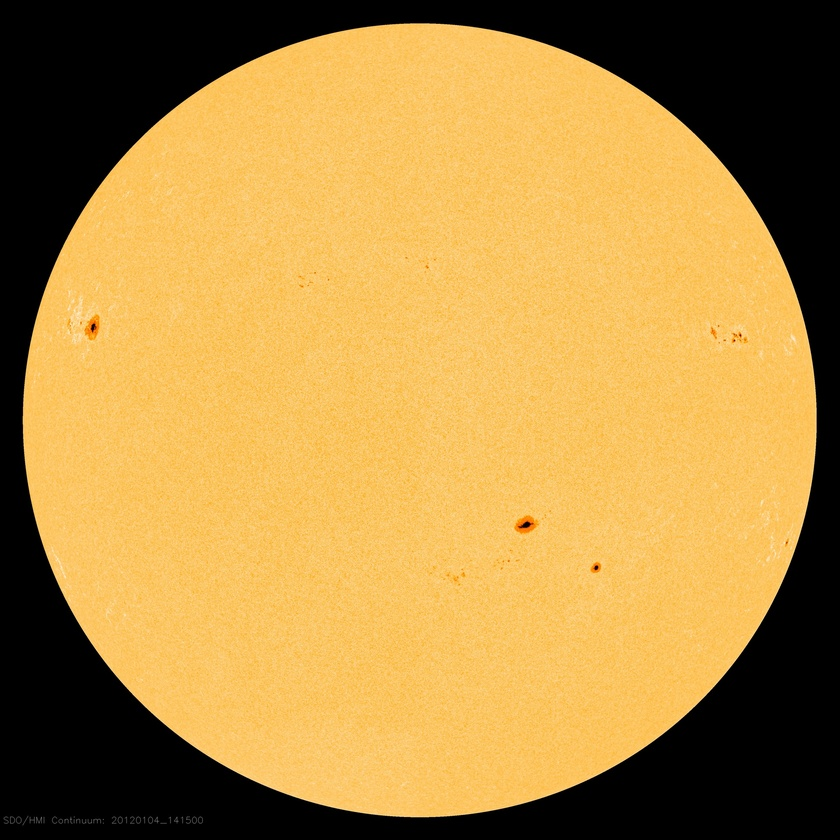
#> input picture example_images/hmiif/20120104_141500_2048_HMIIF.jpg, 840 x 840 px, shrunk from 2048 x 2048 before the run; its folder holds only this picture in this run
$ python SDO_intensity_to_dict.py
#> lines starting #> are read from the running program, lines starting #| are printed output that depends on the picture; after the words box and inside, x2 and y2 are one past the last pixel; in counts of white or black regions, pixels touching at a corner belong together
import os, glob, math
import numpy as np
import cv2 as cv
from sklearn.cluster import DBSCAN

from astropy.time import Time
from astropy import units as u
from astropy.coordinates import SkyCoord
from sunpy.coordinates import frames
from sunpy.coordinates import sun
from sunpy.coordinates.ephemeris import get_horizons_coord


# ============== 설정 ==============
IN = r'D:\SDO\image\hmiif'                 # 이미지 폴더
OUT_BASE = r'D:\SDO\image\hmiif\mask_overlays'   # 출력 저장 루트
os.makedirs(OUT_BASE, exist_ok=True)

# ============== 공용 유틸 ==============
def gray(x): return cv.cvtColor(x, cv.COLOR_BGR2GRAY)
def as_unit(x): return x.astype(np.uint8)                  # 이진화할 때 (마스킹)
def as_float(x): return x.astype(np.float32)               # 계산할 때 (통계)
def zero_img(x): return np.zeros_like(x, dtype=np.uint8)   # 마스킹 바탕


def obstime_from_name(img_name: str):   # 사진 불러오기
    """
    기대 형식: YYYYMMDD_HHMMSS*.jpg
    예: 20250819_172300_sdo.jpg
    """
    base_name = os.path.basename(img_name)
    splt = os.path.splitext(base_name)[0]
    yyyy = splt[0:4]; mm = splt[4:6]; dd = splt[6:8]
    hh   = splt[9:11]; mi = splt[11:13]; ss = splt[13:15]
    obstime = f"{yyyy}-{mm}-{dd} {hh}:{mi}:{ss}"
    return obstime


# ================================================
# ============== (2) 태양 흑점 마스킹 ==============
# ================================================
def sundisk_mask_from_img(g):
    """Otsu 이진화로 전처리 후, 가장 큰 컨투어의 타원으로 태양disk 중심/반경 산출"""
    # 전처리
    _, by = cv.threshold(g, 0, 255, cv.THRESH_BINARY + cv.THRESH_OTSU)
    by = cv.morphologyEx(by, cv.MORPH_CLOSE, np.ones((3,3), np.uint8), 2)   # 구멍 메꾸기
    by = cv.medianBlur(by, 3)

    # 가장 큰 컨투어 선택
    contours, _ = cv.findContours(by, cv.RETR_EXTERNAL, cv.CHAIN_APPROX_SIMPLE)
    if not contours:
        raise RuntimeError("태양 원반 컨투어를 찾지 못했습니다.")
    disk_cnt = max(contours, key=cv.contourArea)
    a_disk = cv.contourArea(disk_cnt)
    r_disk = math.sqrt(a_disk / np.pi)   # 면적 기반 반지름 pix

    # 타원 피팅 마스크
    (cx, cy), (_, _), ang = cv.fitEllipse(disk_cnt)
    c_disk = (int(round(cx)), int(round(cy)))
    disk_mask = zero_img(g)
    cv.drawContours(disk_mask, [disk_cnt], -1, 255, -1)

    # 5픽셀 안쪽부터 침식(채우기)
    kernel = cv.getStructuringElement(cv.MORPH_ELLIPSE, (7,7))  # ≈ 3 px
    disk_mask_safe = cv.erode(disk_mask, kernel, iterations=1)

    return a_disk, r_disk, c_disk, disk_mask, disk_mask_safe


def sunspot_mask_from_disk(g, disk_mask, disk_mask_safe):
    """중앙값 기반 로버스트 통계 이진화로 전처리 후, 임계값으로 흑점 암부/반암부 구별"""
    # 전처리
    disk_val = as_float(g[disk_mask > 0])     # 태양 컨투어 내부만
    med = np.median(disk_val)                 # 평균 대신 중앙값
    MAD = np.median(np.abs(disk_val - med))   # 표준편차 대신 중앙값 절대 편차
    sigma = 1.4826 * MAD + 1e-6               # 정규분포일 때 표준편차의 로버스트 추정치

    # 마스크 생성
    Tu = med - 11*sigma   # umbra 임계값 (이거보단 어두워야 함)
    umbra_mask = zero_img(g)
    umbra_mask[(disk_mask>0) & (g < Tu)] = 255
    umbra_mask = cv.bitwise_and(umbra_mask, disk_mask_safe)

    Tp = med - 6*sigma   # penumbra 임계값 (이거보단 어두워야 함)
    penum_mask = zero_img(g)
    penum_mask[(disk_mask>0) & (g >= Tu) & (g < Tp)] = 255
    penum_mask = cv.bitwise_and(penum_mask, disk_mask_safe)

    return umbra_mask, penum_mask


def save_masks(in_dir):
    """mask 이미지 저장"""
#> called with in_dir = 'D:\\SDO\\image\\hmiif'
    OUT_DIRS = {"disk":  os.path.join(OUT_BASE, "disk_mask"),
                "umbra": os.path.join(OUT_BASE, "umbra_mask"),
                "penum": os.path.join(OUT_BASE, "penum_mask")}
    for d in OUT_DIRS.values():
        os.makedirs(d, exist_ok=True)

    paths = glob.glob(os.path.join(in_dir, "*.jpg"))   # 폴더안 모든 jpg 경로 불러오기
    for p in paths:
        img = cv.imread(p, cv.IMREAD_COLOR)
#> img is the input picture: shape (840, 840, 3); mean B, G, R 69.1, 138.8, 175.8
        g = gray(img)
#> in gray, `def gray(x): return cv.cvtColor(x, cv.COLOR_BGR2GRAY)`:
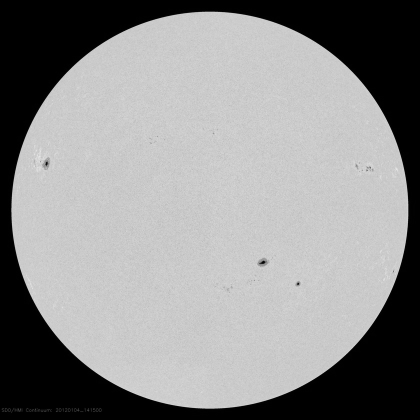
#> returned value: shape (840, 840) (shown at 1/2 size); min 0, max 237, mean 141.9
        base_name = os.path.splitext(os.path.basename(p))[0]   # 이미지 이름만

        _, _, _, disk_mask, disk_mask_safe = sundisk_mask_from_img(g)
#> in sundisk_mask_from_img, `_, by = cv.threshold(g, 0, 255, cv.THRESH_BINARY + cv.THRESH_OTSU)`:
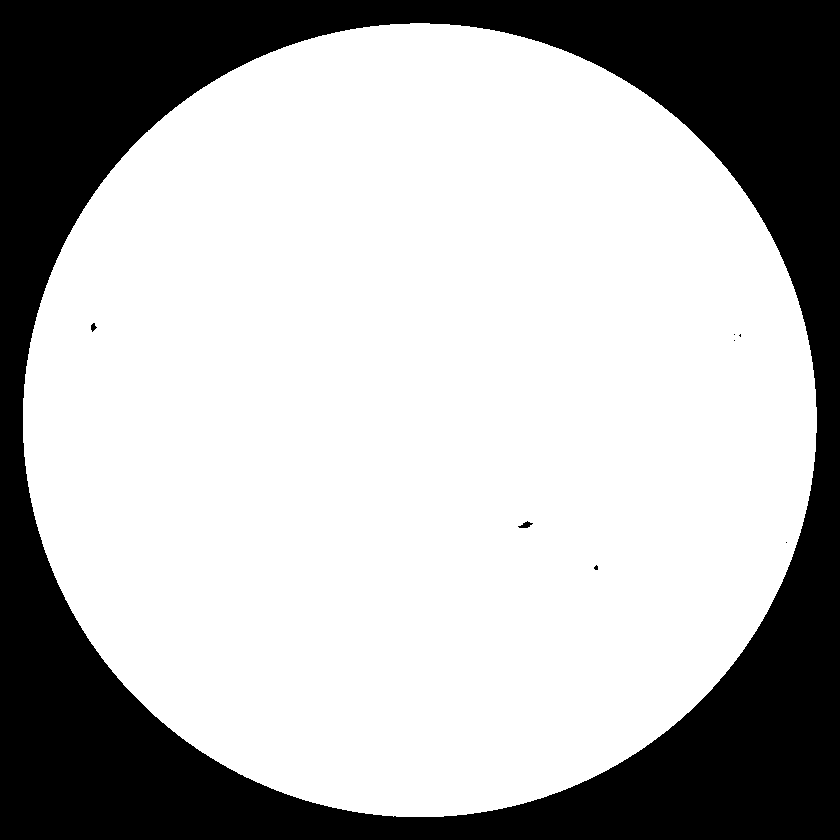
#> by: shape (840, 840); 70.1% white; 8 black regions (5 under 20 px), largest, box (x1, y1, x2, y2) and area: (0, 0, 840, 840) 210543, (518, 521, 533, 528) 55, (91, 323, 97, 332) 32
#> in sundisk_mask_from_img, `contours, _ = cv.findContours(by, cv.RETR_EXTERNAL, cv.CHAIN_APPROX_SI..`: contours = 1 contour; box (x1, y1, x2, y2) and area: (23, 23, 817, 817) 493936
#> in sundisk_mask_from_img, `disk_cnt = max(contours, key=cv.contourArea)`: disk_cnt = contour of 1126 points, box (x1, y1, x2, y2) (23, 23, 817, 817), area 493936
#> in sundisk_mask_from_img, `a_disk = cv.contourArea(disk_cnt)`: a_disk = 493936.5
#> in sundisk_mask_from_img, `r_disk = math.sqrt(a_disk / np.pi)`: r_disk = 396.5
#> in sundisk_mask_from_img, `(cx, cy), (_, _), ang = cv.fitEllipse(disk_cnt)`: cx = 419.3; cy = 419.8; ang = 20.06
#> in sundisk_mask_from_img, `c_disk = (int(round(cx)), int(round(cy)))`: c_disk = (419, 420)
#> in sundisk_mask_from_img, `disk_mask_safe = cv.erode(disk_mask, kernel, iterations=1)`:
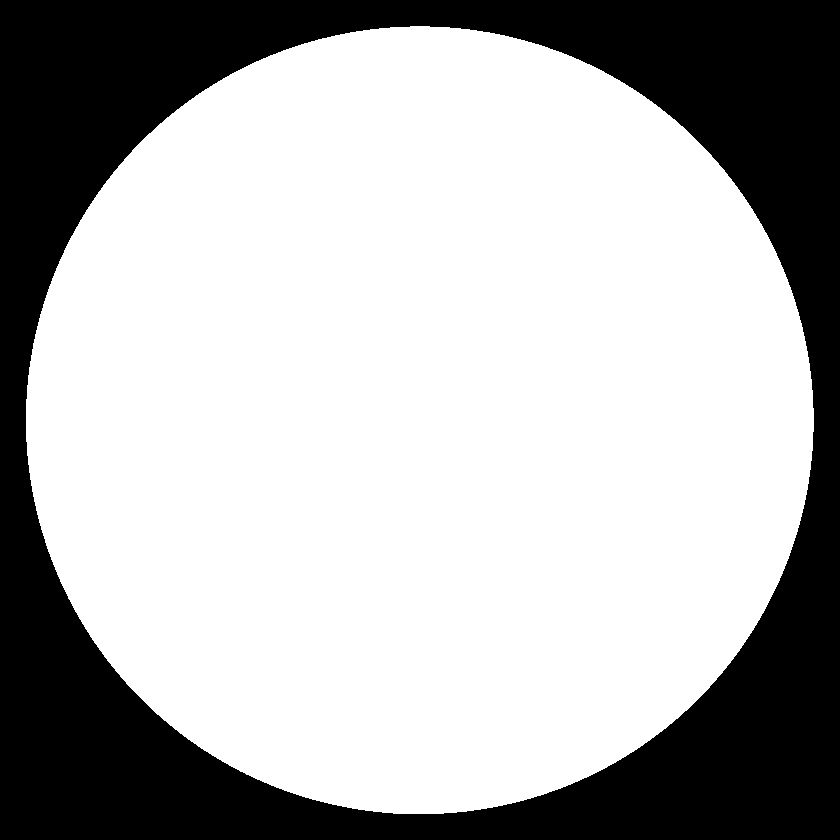
#> disk_mask_safe: shape (840, 840); 69.1% white; 1 black region, box (x1, y1, x2, y2) and area: (0, 0, 840, 840) 217900
        umbra_mask, penum_mask = sunspot_mask_from_disk(g, disk_mask, disk_mask_safe)
#> in sunspot_mask_from_disk, `med = np.median(disk_val)`: med = 202
#> in sunspot_mask_from_disk, `MAD = np.median(np.abs(disk_val - med))`: MAD = 3
#> in sunspot_mask_from_disk, `sigma = 1.4826 * MAD + 1e-6`: sigma = 4.45
#> in sunspot_mask_from_disk, `Tu = med - 11*sigma`: Tu = 153.1
#> in sunspot_mask_from_disk, `umbra_mask[(disk_mask>0) & (g < Tu)] = 255`:
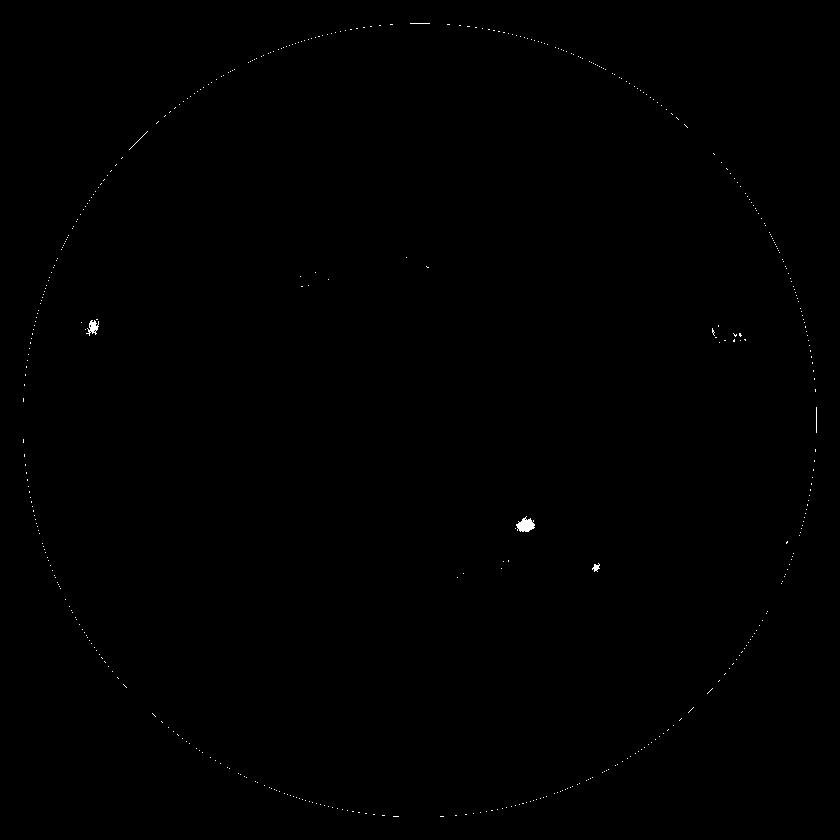
#> umbra_mask: shape (840, 840); 0.14% white in thin lines or dots, all inside (x1, y1, x2, y2) = (23, 23, 817, 817)
#> in sunspot_mask_from_disk, `Tp = med - 6*sigma`: Tp = 175.3
#> in sunspot_mask_from_disk, `penum_mask[(disk_mask>0) & (g >= Tu) & (g < Tp)] = 255`:
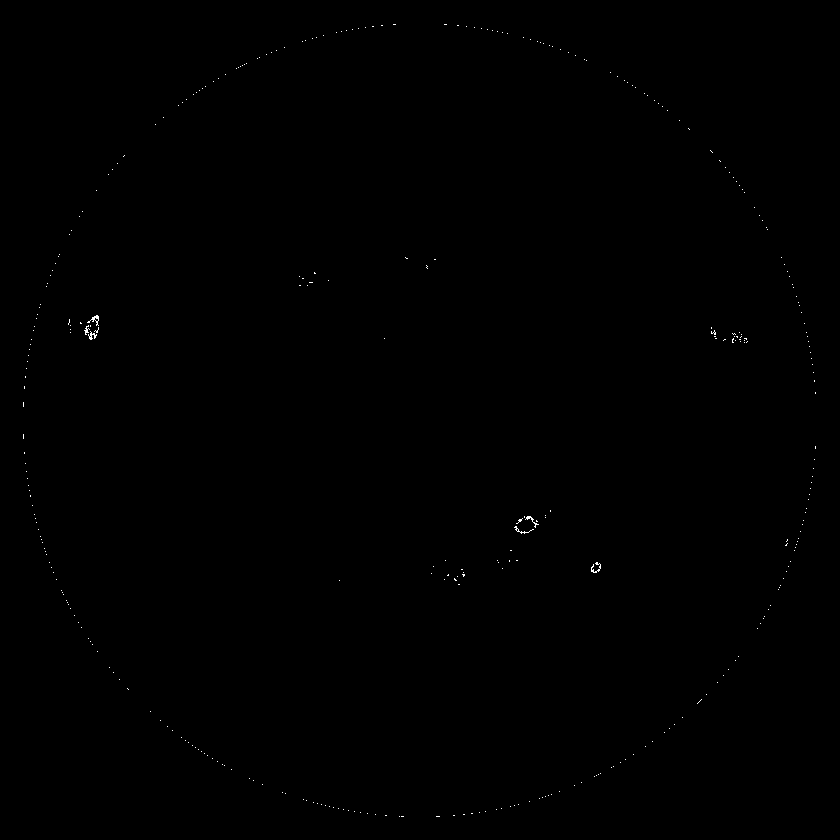
#> penum_mask: shape (840, 840); 0.1% white in thin lines or dots, all inside (x1, y1, x2, y2) = (23, 24, 816, 817)

        cv.imwrite(os.path.join(OUT_DIRS["disk"],  base_name + "_disk.jpg"),  disk_mask)
        cv.imwrite(os.path.join(OUT_DIRS["umbra"], base_name + "_umbra.jpg"), umbra_mask)
        cv.imwrite(os.path.join(OUT_DIRS["penum"], base_name + "_penum.jpg"), penum_mask)
    print(f"✅ 완료: {len(paths)}장 처리됨")


# ============================================
# ============== (3) 흑점 군집화 ==============
# ============================================
def cluster_dbscan(umbra_mask, penum_mask):
    """umbra&penum 합친 마스크를 기반으로 포인트를 추출해서 DBSCAN 군집화"""
    spot_mask = cv.bitwise_or(umbra_mask, penum_mask)           # 합치기
    spot_mask = cv.dilate(spot_mask, cv.getStructuringElement(  # 살짝 팽창 (반암부 연결)
                              cv.MORPH_ELLIPSE,(5,5)), iterations=1)
    ys, xs = np.where(spot_mask > 0)
    points = np.stack([xs, ys], axis=1) if len(xs) else np.empty((0,2), dtype=int)
    if len(points)==0: return np.array([]), points   # 군집 없을 때

    db = DBSCAN(eps=10, min_samples=3)
    labels = db.fit_predict(points)
    return labels, points


def tilt_from_mask(cl_mask):
    """군집 마스크의 주성분(가장 긴 방향)으로부터 tilt 각도를 계산"""
    ys, xs = np.where(cl_mask > 0)
    if len(xs) < 2:
        return float('nan')
    X = np.stack([xs, ys], axis=1).astype(float)
    Xc = X - X.mean(axis=0, keepdims=True)
    # SVD = PCA
    _, _, Vt = np.linalg.svd(Xc, full_matrices=False)
    vx, vy = Vt[0]   # 제1고유벡터
    # OpenCV 이미지 좌표계(y down) 보정 위해 -vy 사용
    angle = math.degrees(math.atan2(-vy, vx))
    # [-90, +90] 범위로 정규화
    if angle > 90: angle -= 180
    if angle < -90: angle += 180
    return float(angle)


def props_from_cluster(g, labels, points, umbra_mask, penum_mask):
    """군집별 기울기, 밝기, 면적, 무게중심 좌표를 계산"""
    all_props = []
    if len(points)==0: return all_props   # 군집 없을 때
    for k in sorted([l for l in np.unique(labels) if l!=-1]):
        idx = np.where(labels==k)[0]
        pts = points[idx]

        # 군집 마스크 만들기
        cl_mask = zero_img(umbra_mask)
        cl_mask[pts[:,1], pts[:,0]] = 255
        cl_mask = cv.morphologyEx(cl_mask, cv.MORPH_CLOSE,
                                  cv.getStructuringElement(cv.MORPH_ELLIPSE,(3,3)),1)

        # 기울기
        tilt_deg = tilt_from_mask(cl_mask)

        # 마스크 밝기
        ys_u, xs_u = np.where((cl_mask>0) & (umbra_mask>0))            # 암부 밝기
        vals_u = g[ys_u, xs_u]
        mean_bright_u = float(np.mean(vals_u)) if len(vals_u)>0 else 0.0
        sum_bright_u  = float(np.sum(vals_u))  if len(vals_u)>0 else 0.0

        ys_p, xs_p = np.where((cl_mask>0) & (penum_mask>0))            # 반암부 밝기
        vals_p = g[ys_p, xs_p]
        mean_bright_p = float(np.mean(vals_p)) if len(vals_p)>0 else 0.0
        sum_bright_p  = float(np.sum(vals_p))  if len(vals_p)>0 else 0.0

        quiet_mask = (cl_mask>0) & (umbra_mask==0) & (penum_mask==0)   # 로컬 배경 밝기
        vals_q = g[quiet_mask]
        mean_bright_q = float(np.mean(vals_q)) if len(vals_q)>0 else 0.0
        sum_bright_q  = float(np.sum(vals_q))  if len(vals_q)>0 else 0.0

        # 마스크 면적
        area_u = int(np.sum((cl_mask>0) & (umbra_mask>0)))
        area_p = int(np.sum((cl_mask>0) & (penum_mask>0)))
        area_t = area_u + area_p
        if area_t < 3: continue   # 면적<4인 군집은 스킵

        # 마스크 무게중심
        m = cv.moments(cl_mask, binaryImage=True)
        cx = m['m10']/m['m00']; cy = m['m01']/m['m00']

        # 마스크 바운딩박스
        x1, y1 = int(pts[:,0].min()), int(pts[:,1].min())
        x2, y2 = int(pts[:,0].max()), int(pts[:,1].max())
        bbox = (x1, y1, x2 - x1 + 1, y2 - y1 + 1)

        all_props.append({"label": int(k),
                          "centroid_px": (float(cx), float(cy)), "bbox": bbox,
                          "area_px": {"umbra": area_u, "penumbra": area_p, "total": area_t},
                          "mean_bright": {"umbra": mean_bright_u, "penumbra": mean_bright_p, "quiet": mean_bright_q},
                          "sum_bright": {"umbra": sum_bright_u, "penumbra": sum_bright_p, "quiet": sum_bright_q},
                          "tilt_deg": tilt_deg,
                          "mask": cl_mask})
    return all_props


def add_helio_to_prop(obstime_str, a_disk, r_disk, c_disk, all_props):
    """원반 반경으로 arcsec/px 비율을 추출하여 헬리오 좌표로 변환, 보정 면적 계산
    (위성 이미지라 P 보정은 필요없다)"""
    obst = Time(obstime_str)
    ang_rad = sun.angular_radius(obst)
    ang_arcsec = ang_rad.to(u.arcsec).value
    scale = ang_arcsec / r_disk             # arcsec/pixel
    alpha_rad = ang_rad.to_value(u.rad)   # 태양 각반경 α [rad]

    for p in all_props:
        # 지구에서 본 좌표 (projective)
        cx, cy = p["centroid_px"]        # [pix]
        dx = (cx - c_disk[0]) * scale    # [arcsec] 오른쪽(+)=서쪽
        dy = -(cy - c_disk[1]) * scale   # [arcsec] 위쪽(+)=북쪽
        hp = SkyCoord(Tx = dx*u.arcsec, Ty = dy*u.arcsec,
                    frame=frames.Helioprojective(observer=get_horizons_coord('SDO', obst), obstime=obst))

        # 태양 좌표로 변환 (Stonyhurst)
        hg = hp.transform_to(frames.HeliographicStonyhurst(obstime=obst))
        LAT = float(hg.lat.to_value(u.deg))
        LON = float(hg.lon.to_value(u.deg))

        # 태양 기준 좌표로 변환 (Carrington)
        hgc = hp.transform_to(frames.HeliographicCarrington(obstime=obst))
        LON_CA = float(hgc.lon.to_value(u.deg) % 360.0)

        # foreshortening 보정 (μ=cos θ)
        r_rad = float(np.hypot(dx, dy) * (u.arcsec).to(u.rad))   # 중심으로부터 각거리 r [rad]
        r_norm = min(1.0, r_rad/alpha_rad)                       # 0~1로 정규화
        mu = max(1e-6, float(np.sqrt(1.0 - r_norm**2)))          # 원반 가장자리(limb)에 갈수록 작아짐
        area_u_mu = p['area_px']['umbra']    / mu
        area_p_mu = p['area_px']['penumbra'] / mu
        area_t_mu = p['area_px']['total']    / mu

        # 관측되는 앞면 반구 전체를 백만으로 두는 단위 변환 (Millionths of Solar Hemisphere)
        MSH_U = float(area_u_mu / a_disk * 1e6/2)
        MSH_P = float(area_p_mu / a_disk * 1e6/2)
        MSH_T = float(area_t_mu / a_disk * 1e6/2)

        p["stonyhurst"] = {"lat": LAT, "lon": LON}
        p["carrington"] = LON_CA
        p["mu"] = mu
        p["area_MSH"] = {"umbra": MSH_U, "penumbra": MSH_P, "total": MSH_T}
    return all_props


# [26 lines left out: function save_overlays, not called in this run]


# ==================================
# ============== 메인 ==============
# ==================================
def process_folder(in_dir):
#> called with in_dir = 'D:\\SDO\\image\\hmiif'
    paths = glob.glob(os.path.join(in_dir, "*.jpg"))
    for pth in paths:
        img = cv.imread(pth, cv.IMREAD_COLOR)
        g = gray(img)
        base_name = os.path.splitext(os.path.basename(pth))[0]
        obstime = obstime_from_name(pth)

        a_disk, r_disk, c_disk, disk_mask, disk_mask_safe = sundisk_mask_from_img(g)
#> a_disk = 493936.5; r_disk = 396.5; c_disk = (419, 420)
        umbra_mask, penum_mask = sunspot_mask_from_disk(g, disk_mask, disk_mask_safe)

        labels, points = cluster_dbscan(umbra_mask, penum_mask)
#> in cluster_dbscan, `ys, xs = np.where(spot_mask > 0)`: ys = 2248 values from 255 to 586; xs = 2248 values, max 789 at index 1652, min 66 at index 386, mean 442.9
#> in cluster_dbscan, `points = np.stack([xs, ys], axis=1) if len(xs) else np.empty((0,2), dt..`: points = 2248 pairs, first value 66 to 789, second value 255 to 586
#> in cluster_dbscan, `labels = db.fit_predict(points)`: labels = 2248 values, max 11 at index 2162, min 0 at index 0, mean 5.24
        all_props = props_from_cluster(g, labels, points, umbra_mask, penum_mask)
#> the loop in props_from_cluster, `for k in sorted([l for l in np.unique(labels) if l!=-1]):` made 12 passes
#> (Vt in tilt_from_mask, vx in tilt_from_mask, vy in tilt_from_mask, angle in tilt_from_mask, tilt_deg, mean_bright_u, sum_bright_u, mean_bright_p) on passes 4, 5, 7, 11: ([[-0.999, -0.0331], [-0.0331, 0.999]], -0.999, -0.0331, -1.9, -1.9, 114.5, 12481, 163.1), ([[0.975, 0.224], [-0.224, 0.975]], 0.975, 0.224, -12.95, -12.95, 129.1, 5422, 164.2), ([[-0.91, 0.414], [0.414, 0.91]], -0.91, 0.414, 24.46, 24.46, 112.7, 21422, 162.8), ([[-0.719, 0.695], [0.695, 0.719]], -0.719, 0.695, 44.06, 44.06, 99.51, 3881, 161)
#> pass 1, in props_from_cluster, `cl_mask = cv.morphologyEx(cl_mask, cv.MORPH_CLOSE, cv.getStructuringEl..`:
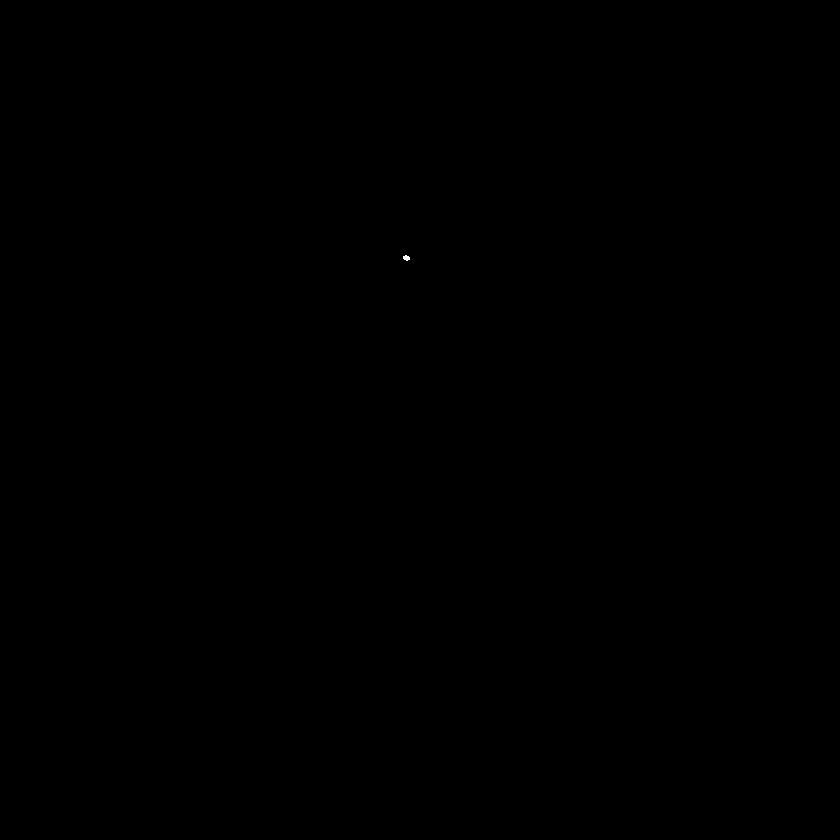
#> cl_mask: shape (840, 840); 0% white; 1 white region, box (x1, y1, x2, y2) and area: (403, 255, 410, 261) 30
#> after the loop in props_from_cluster, `for k in sorted([l for l in np.unique(labels) if l!=-1]):`: all_props = 10 items
#> all_props = 10 items
        all_props = add_helio_to_prop(obstime, a_disk, r_disk, c_disk, all_props)

        # 저장
        json_txt = os.path.join(OUT_BASE, "results.txt")
        with open(json_txt, "a", encoding="utf-8") as f:
            for q in all_props:
                f.write(
                    f"{base_name}, G{q['label']}, "
                    f"deg(lat/lon)=({q['stonyhurst']['lat']:.2f}, {q['stonyhurst']['lon']:.2f}), "
                    f"deg(carr)={q['carrington']:.2f}, "
                    f"mu={q['mu']:.3f}, "
                    f"area_px={q['area_px']}, area_MSH={q['area_MSH']}, "
                    f"mean_bright={q['mean_bright']}, sum_bright={q['sum_bright']}, "
                    f"tilt_deg={q.get('tilt_deg','nan')}\n")
        save_overlays(img, base_name, umbra_mask, penum_mask, all_props)

    print(f"✅ 완료: {len(paths)}장 처리됨")


if __name__ == "__main__":
    save_masks(IN)
    process_folder(IN)
#> (the call stopped at in add_helio_to_prop, `ang_rad = sun.angular_radius(obst)`: sunpy is not available in this run)
